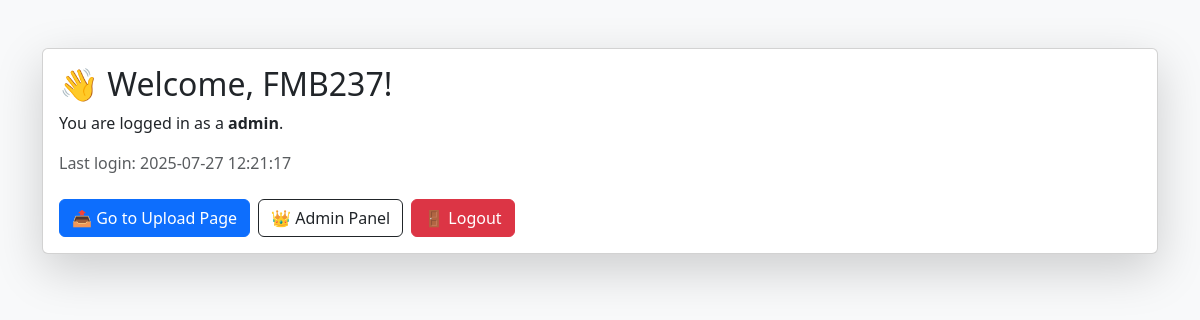
Page / (signed in) on the earlier database version.
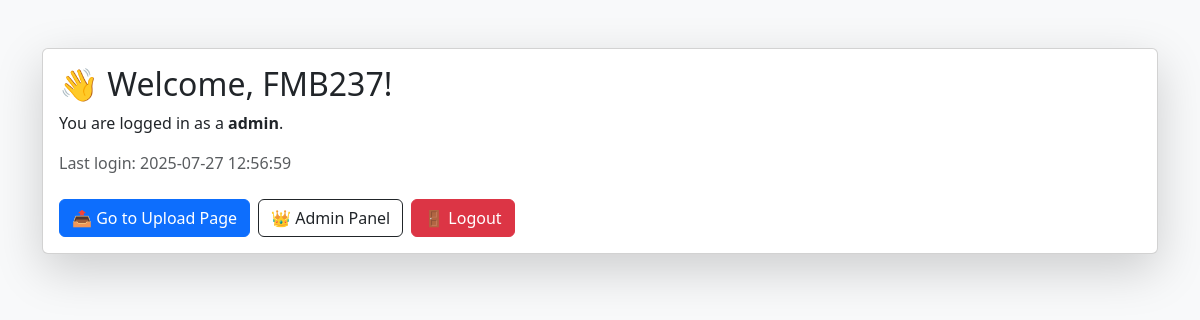
Same page on the later database version.
### tables this page shows
CREATE TABLE users (
            id INTEGER PRIMARY KEY AUTOINCREMENT,
            username TEXT UNIQUE NOT NULL,
            password TEXT NOT NULL,
            role TEXT DEFAULT 'user'
        , last_login TEXT);

### app.py (the view)
@app.route('/')
@login_required
def dashboard():
    user = get_user(current_user.username)
    return render_template('dashboard.html', username=user[1], role=user[3], last_login=user[4])

### app.py (called while the page is built)
@login_manager.user_loader
def load_user(user_id):
    user = get_user_by_id(user_id)
    if user:
        return User(user[0], user[1], user[2], user[3])
    return None

### models.py (called while the page is built)
def get_user(username):
    conn = sqlite3.connect(DB_NAME)
    c = conn.cursor()
    c.execute('SELECT * FROM users WHERE username = ?', (username,))
    user = c.fetchone()
    conn.close()
    return user

def get_user_by_id(user_id):
    conn = sqlite3.connect(DB_NAME)
    c = conn.cursor()
    c.execute('SELECT * FROM users WHERE id = ?', (user_id,))
    user = c.fetchone()
    conn.close()
    return user

### templates/dashboard.html (shortened to what this page needs)
<!DOCTYPE html>
<html lang="en">
<head>
    <link href="https://cdn.jsdelivr.net/npm/bootstrap@5.3.0/dist/css/bootstrap.min.css" rel="stylesheet">
</head>
<body class="bg-light">
<div class="container py-5">
    <div class="card shadow-lg">
        <div class="card-body">
            <h2 class="card-title">👋 Welcome, {{ username }}!</h2>
            <p class="card-text">You are logged in as a <strong>{{ role }}</strong>.</p>
              <p class="text-muted mb-4">
                 Last login:
                         {{ last_login if last_login else "N/A" }}
                                 </p>
            <div class="d-grid gap-2 d-md-flex mt-4">
                <a href="/upload" class="btn btn-primary">📤 Go to Upload Page</a>
                {% if role == 'admin' %}
                    <a href="/admin" class="btn btn-outline-dark">👑 Admin Panel</a>
                {% endif %}
                <a href="/logout" class="btn btn-danger">🚪 Logout</a>
            </div>
        </div>
    </div>
</div>
</body>
</html>

Differences in the rows shown:
changed users "FMB237": last_login "2025-07-27 12:21:17" → "2025-07-27 12:56:59"
